Frame 1 (no input): blank canvas, image omitted
Frame 60 (the mouse pressed at the canvas centre just before this capture): blank canvas, image omitted
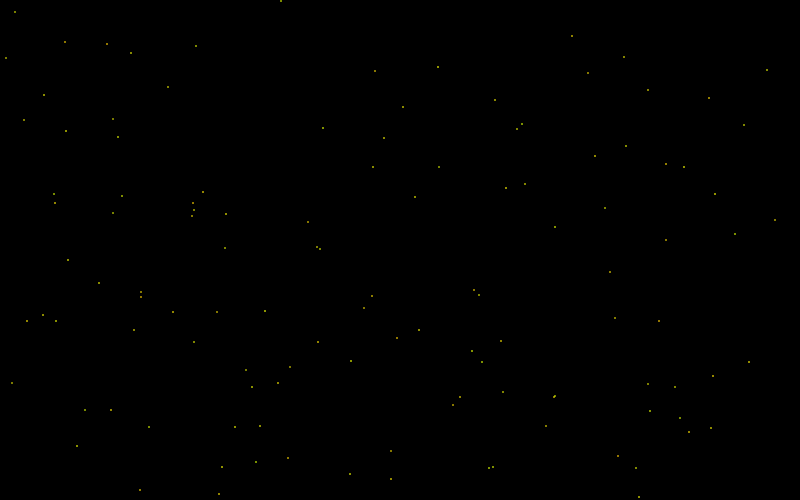
Frame 120 (the mouse held since frame 60 and released just before this capture)

The Processing sketch whose frames 1 and 60 were blank and that drew this single picture after the mouse press (run headless with seeded random() and noise(); from frame 60 on, the mouse is pressed at the canvas centre):

// Processing sketch: processing_159380
// ── processing_159380.pde

//on keyboard press it resests the background as well as shape be displayed and filter
int shapeCounter;
int randomWidth;
int randomHeight;
int bullsEye;



void setup()
{
  size(800, 500);
  noStroke();
  randomWidth = int(random(0, width));
  randomHeight = int(random(0, height));
  bullsEye = 30;
  shapeCounter = int(random(1, 4));
  if (shapeCounter == 3)
  {
    background(0);
  }
  else
  {
    background(random(0, 255), random(0, 255), random(0, 255));
  }

  println("This program will make a paticular shape appear randomly accross the screen.");
  println("It will begin with a random background color and shape. However, you may control which shape appears.");
  println("Pressing B: Will cause the screen to Blur");
  println("Pressing S: Will cause the program to begin adding another shape at random");
  println("Pressing P: Will Posterize(Darken) whatever is currently on the screen");
  println("Pressing G: Will cause a grey filter to be applied to whatever is on the screen");
  println("Pressing 1: Random Round Bullseyes will be added");
  println("Pressing 2: Random squares will be added");
  println("Pressing 3: Will Change the Background to Black and stars will be added");
  println("Pressing 4: Random Tie-dye Squares will be added");
  println("Pressing 5: Random Circles will be added");
  println("Pressing 6: Stops shapes from being added");
}


void draw()
{
  smooth();
  float a = random(1, 100);
  float b = random(1, 500);
  ;

  if (keyPressed ) {

    if (key == ' ')
    {
      background(random(0, 255), random(0, 255), random(0, 255));
    }
    else if ( key == 'b' || key == 'B')
    {
      filter(BLUR, random(0, 10));
    }
    else if ( key == 's' || key == 'S')
    {
      shapeCounter = int(random(1, 5));
    }
    else if (key == 'p' || key == 'P')
    {
      filter(POSTERIZE, 255);
    }
    else if (key == 'g' || key == 'G')
    {
      filter(GRAY);
    }
    else if (key == '1')
    {
      shapeCounter = 2;
    }
    else if (key == '2')
    {
      shapeCounter = 1;
    }
    else if (key == '3')
    {
      shapeCounter = 3;
      background(0);
    }
    else if (key == '4')
    {
      shapeCounter = 4;
    }
    else if (key == '5')
    {
      shapeCounter = 5;
    }
    else if (key == '6')
    {
      shapeCounter = 6;
    }
  }
  else
  {
    if (shapeCounter == 1)
    {
      if (bullsEye == 30)
      {
        randomWidth = int(random(0, width));
        randomHeight = int(random(0, height));
        bullsEye = 0;
      }
      else
      {
        fill(random(0, 255), random(0, 255), random(0, 255));
        ellipse(randomWidth, randomHeight, a, a);
        bullsEye = bullsEye + 1;
      }
    }

    if (shapeCounter == 2)
    {
      fill(random(0, 255), random(0, 255), random(0, 255));
      rect(random(0, width), random(0, height), a, a);
    }

    if (shapeCounter == 3)
    {
      fill(random(200, 255), random(200, 255), 0);
      ellipse(randomWidth, randomHeight, 1, 1);
      quad(randomWidth + 1, randomHeight, randomWidth, randomHeight + 1, randomWidth - 1, randomHeight, randomWidth, randomHeight - 1);    
      randomWidth = int(random(0, width));
      randomHeight = int(random(0, height));
      //triangle(random(0, width), random(0, height), random(0, width), random(0, height), random(0, width), random(0, height));
    }

    if (shapeCounter == 4)
    {
      if (bullsEye == 30)
      {
        randomWidth = int(random(0, width));
        randomHeight = int(random(0, height));
        bullsEye = 0;
      }
      else
      {
        fill(random(0, 255), random(0, 255), random(0, 255));
        rect(randomWidth, randomHeight, a, a);
        bullsEye = bullsEye + 1;
      }
    }
    if (shapeCounter == 5)
    {
      fill(random(0, 255), random(0, 255), random(0, 255));
      ellipse(random(0, width), random(0, height), a, a);
    }
    if (shapeCounter == 6)
    {
      println("Shape Production has stopped!");
    }
  }
}
